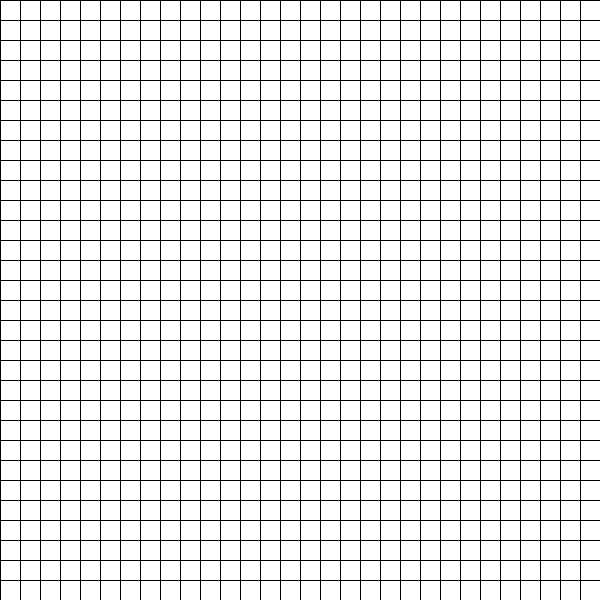
Frame 1 (no input)
Frame 60 (the mouse pressed at the canvas centre just before this capture): identical to frame 1, image omitted
Frame 120 (the mouse held since frame 60 and released just before this capture): identical to frame 1, image omitted

The Processing sketch that drew this single still picture (run headless with seeded random() and noise(); from frame 60 on, the mouse is pressed at the canvas centre):

// Processing sketch: Snippet1_DrawingAGrid
// ── Snippet1_DrawingAGrid.pde
// Jared Halls, Michael Lam, Vinay Meldrum
// June 2018
// Coding Challenge 3 (Snippet 1): Drawing a 30 by 30 grid

// Declaring variables
int widthOfSquare = 20;

// Initial setup
void setup() {
  size(600, 600);
}

// Runs game
void draw() {
  background(255);
  drawGrid();
}

// Draws 30 x 30 grid
void drawGrid() {
  for (int i = 0; i < 30; i++) {
    line(i*widthOfSquare, 0, i*widthOfSquare, 600);
    line(0, i*widthOfSquare, 600, i*widthOfSquare);
  }
}
